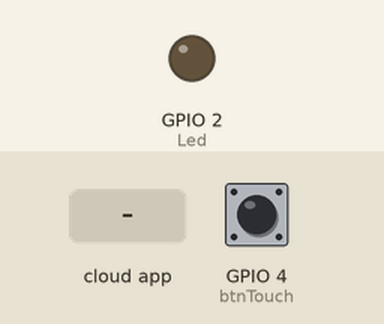
A sketch run on a simulated ESP32. On the bench: output pins drawn as LEDs (lit = HIGH). Dashed ring = blinking. The test bench sets the inputs (shaded band); at power-on: GPIO 4 (btnTouch) LOW. WiFi joins after 1.5 s; servers stay silent unless stated; what the sketch prints to the serial monitor is not drawn.

Above: at 2.7 s.
2.8 s: the phone or cloud app sets timeout to 0
At 3.4 s:
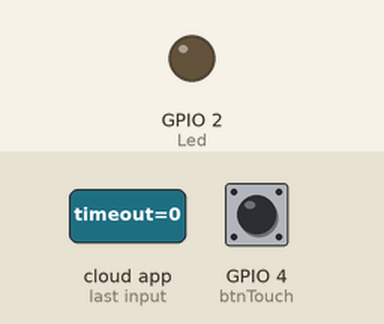
5.1 s: GPIO 4 (btnTouch) pulsed HIGH 2 times (0.12 s each, 0.3 s apart)
7.2 s: GPIO 4 (btnTouch) pulled HIGH for 1 s
9.7 s: GPIO 4 (btnTouch) pulled HIGH for 0.15 s
11.3 s: the phone or cloud app sets timeout to 1
14.3 s: GPIO 4 (btnTouch) driven HIGH
At 16.73 s:
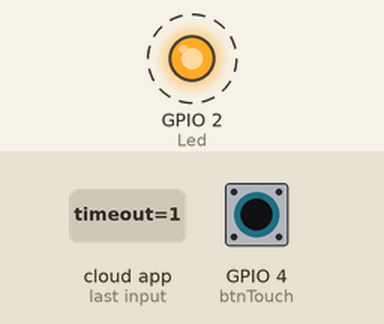
Timing chart, 0 to 18.3 s (numbered marks = the images above; inputs shaded):
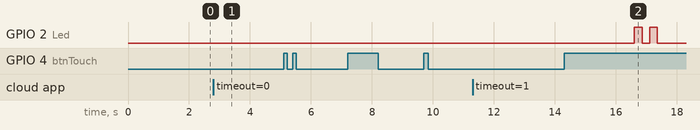

The sketch:

controle_toldo_07.ino
```cpp
/*
<!-- The core Firebase JS SDK is always required and must be listed first -->
<script src="https://www.gstatic.com/firebasejs/8.6.0/firebase-app.js"></script>

<!-- TODO: Add SDKs for Firebase products that you want to use
     https://firebase.google.com/docs/web/setup#available-libraries -->

<script>
  // Your web app's Firebase configuration
  var firebaseConfig = {
    apiKey: "AIzaSyBFlqcoYQ07Xjpc3Bfbhuu799TYyhJI_V0",
    authDomain: "esp32-autocom.firebaseapp.com",
    projectId: "esp32-autocom",
    storageBucket: "esp32-autocom.appspot.com",
    messagingSenderId: "37325631743",
    appId: "1:37325631743:web:b7d9efd61c8c7930141cca"
  };
  // Initialize Firebase
  firebase.initializeApp(firebaseConfig);
</script>
*/
//Bibliotecas para WiFi e OTA
#include <WiFi.h>
#include <WiFiClient.h>
#include <WebServer.h>
#include <Update.h>

//Biblioteca com as funçoes do Firebase
#include <IOXhop_FirebaseESP32.h>

//Biblioteca com as funções de manipulação de JSON
#include <ArduinoJson.h>

// URL da base de dados fornecido pelo Firebase para a conexão http
#define FIREBASE_HOST  "https://esp32-autocom-default-rtdb.firebaseio.com/"
#define FIREBASE_AUTH  "" // Autenticação

const char *ssid     = "Autocom - Corporativo"; // Coloque o nome da sua rede wifi aqui
const char *password = "E3BG6019CA"; // Coloque a sua senha wifi aqui

const int Led = 2; //pino do Led
const int btnTouch = 4;//pino do botão de abertura

const String PATH_STATUS = "/Status"; //Caminho padrão para os comandos no Firebase

int timeOut = 10; //limite de tempo de acionamento do motor
bool btnTouch_executado = true; //indica se o comando da chave "Abrir" foi executado
unsigned long contador = 0;
String id_maquina = "1400/3";
String status_maquina = "OK";
String contador_str = "0";

//marca os instantes para controle de tentativas de conexão com o WiFi
//Valor máximmo alcançado em 50 dias de atividade ((2^32)-1) milissegundos
unsigned long instante = 0;


//intervalo para tentar reconectar no WiFi
unsigned long IntervaloParaTentarReconectar = 2 * 1000;

//Sinaliza a carga do FireBase
bool FireBaseIniciado = false;

// Página HTML para login
const char* loginIndex =
  "<head><meta charset='utf-8'></head>"
  "<form name='loginForm' method='post'>"
  "<table width='30%' bgcolor='00AAAA' align='center'>"
  "<tr>"
  "<td colspan=2>"
  "<center><font size=8><b>Login para ESP32 Fundicao Autocom v1.0</b></font></center>"
  "<br>"
  "</td>"
  "<br>"
  "<br>"
  "</tr>"
  "<td><font size=5>Usuário:<font size=5></td>"
  "<td><input type='text' size=50 name='userid'><br></td>"
  "</tr>"
  "<br>"
  "<br>"
  "<tr>"
  "<td><font size=5>Senha:<font size=5></td>"
  "<td><input type='Password' size=50 name='pwd'><br></td>"
  "<br>"
  "<br>"
  "</tr>"
  "<tr><td><br><br></td></tr>"
  "<tr>"
  "<td><br><br></td>"
  "<td><input type='submit' onclick='check(this.form)' value='Login'></td>"
  "<td><br><br></td>"
  "</tr>"
  "</table>"
  "</form>"
  "<script>"
  "function check(form)"
  "{"
  "if(form.userid.value=='usuario' && form.pwd.value=='senha')"
  "{"
  "window.open('/serverIndex')"
  "}"
  "else"
  "{"
  " alert('Nome ou senha inválidos')/*mostra uma menssagem de erro.*/"
  "}"
  "}"
  "</script>";

//Página do servidor
const char* serverIndex =
"<script src='https://ajax.googleapis.com/ajax/libs/jquery/3.2.1/jquery.min.js'></script>"
"<form method='POST' action='#' enctype='multipart/form-data' id='upload_form'>"
   "<input type='file' name='update'>"
        "<input type='submit' value='Update'>"
    "</form>"
 "<div id='prg'>progress: 0%</div>"
 "<script>"
  "$('form').submit(function(e){"
  "e.preventDefault();"
  "var form = $('#upload_form')[0];"
  "var data = new FormData(form);"
  " $.ajax({"
  "url: '/update',"
  "type: 'POST',"
  "data: data,"
  "contentType: false,"
  "processData:false,"
  "xhr: function() {"
  "var xhr = new window.XMLHttpRequest();"
  "xhr.upload.addEventListener('progress', function(evt) {"
  "if (evt.lengthComputable) {"
  "var per = evt.loaded / evt.total;"
  "$('#prg').html('progress: ' + Math.round(per*100) + '%');"
  "}"
  "}, false);"
  "return xhr;"
  "},"
  "success:function(d, s) {"
  "console.log('success!')"
 "},"
 "error: function (a, b, c) {"
 "}"
 "});"
 "});"
 "</script>";

WebServer server(80); //inicia o servidor

void setup()
{
  //Prepara a saída serial
  Serial.begin(115200);

  //Executa o setup do OTA (Over The Air updates)
  OTAsetup();

  //Ajusta as direções dos GPIO's
  pinMode(Led, OUTPUT);
  pinMode(btnTouch,INPUT);

  digitalWrite(Led, LOW); //inicia o Led de indicação
}

void loop()
{
  verificaWiFi();
  verificaFireBase();
  verificaOsBTNS();
}

// Função que sincroniza o valor do timeOut
//e Direção do ESP32 com o Firebase
void syncFirebase(String value)
{

  Serial.println("Sincronizando . . . ");
  Serial.println("Recebido: " + value);

  int indice = value.lastIndexOf(":") + 1; //procura pela 2ª string ":" no valor recebido
  Serial.println("INDICE: " + String(indice));
  value.remove(0, indice); //remove toda string antes da segunda ":" do valor recebido
  value.remove(value.length(), 1); //remove a "}" chave no fim da string
  Serial.println("TIMEOUT RECEBIDO: " + value); //envia para a serial o valor recebido (para debug)
  timeOut = value.toInt(); //converte a string para um inteiro
  if (timeOut > 60) timeOut = 60; //valor máximo peermitidopara o timeOut
  Serial.println("TIMEOUT: " + String(timeOut) + " (máx. 60s)"); //envia para a serial o novo valor
}

//pisca o led a cada 2x o valor de meioCiclo
void piscarLed(int meioCiclo)
{
  digitalWrite(Led, HIGH);
  delay(meioCiclo);
  digitalWrite(Led, LOW);
  delay(meioCiclo);
}

//Executa a abertura e sincronização
void incrementa_contador ()
{
    contador = contador + 1;
    Serial.println("CONTADOR: " + contador); //envia para a serial qual será a execução.
    Serial.println(" ");
    delay(500); //aguarda meio segundo
    contador_str = String(contador);

    int instante = millis(); //inicia o cronômetro para o timeout
    while ((millis() - instante) < timeOut * 1000) //verifica o estouro do timeout
    {
      piscarLed(250);//pisca o led a cada meio segundo para indicar a execução
    }

    if ((WiFi.status() == WL_CONNECTED) and (FireBaseIniciado == true)) atualizaFireBase("true");
}


//Atualiza o FireBase com os novos estados
void atualizaFireBase(String estado)
{
  StaticJsonBuffer<1> jsonBufferEstado; //reserva de memória para oobjeto JSON que contem os dados dos sensores
  JsonObject& novoEstado = jsonBufferEstado.createObject(); //cria o objeto JSON que conterá os dados dos sensores

  Firebase.set("/Status/IdentificacaoMaquina", id_maquina); //envia para o Firebase
  Firebase.set("Status/IP", WiFi.localIP().toString());
  Firebase.set("Status/Contador", contador_str);
  Firebase.set("Status/Status", status_maquina);

  jsonBufferEstado.clear(); //limpa os objetos JSON criados
}

//verifica a conexão WiFi
void verificaWiFi()
{

  //Enquanto não conectado, faz o Led indicador de rede piscar e envia uma mensagem pela serial
  //(Na inicialização, tentará conectar-se apenas durante aproximadamente 20s, depois desistirá.)

  verificaInstante();
  while ((WiFi.status() != WL_CONNECTED) and ((millis() - instante) < IntervaloParaTentarReconectar))
  {
    Serial.println("Conectando ao WiFi ..." + String(((IntervaloParaTentarReconectar - (millis() - instante)) / 1000)) + "s");
    WiFi.begin(ssid, password);
    delay(1000);
    piscarLed(100);
  }

  delay(2000); //Aguarda 2s
}

//Verifica a carga do FireBase
void verificaFireBase()
{
  if ((WiFi.status() == WL_CONNECTED) and (FireBaseIniciado == false))
  {
    //inicia a conexão com o Firebase
    Firebase.begin(FIREBASE_HOST, FIREBASE_AUTH);
    FireBaseIniciado = true;

    //Inicia a função de callback usando o caminho de COMANDOS
    Firebase.stream(PATH_STATUS, [](FirebaseStream stream)
    {
      String path, value; //Variáveis que recebem o caminho e valor retornado pelo callback

      // Se o evento que vem do callback é de alteração "put"
      if (stream.getEvent() == "put")
      {
        // Obtemos os valores de path e value
        path = stream.getPath();
        value = stream.getDataString();

        if (path.equals("/")) //se é o callback inicial quando a conexão é estabelecida
        {
          // Sincronizamos o valor de timeout
          syncFirebase(value); //executa a função que interpreta o valor recebido e atualiza o timeout
          Serial.println("Firebase sincronizado"); //envia a mensagem pela serial de sincronização
        }

        Serial.println(path + " - " + value); //imprime na serial o caminho e o valor recebido (para debug)

        if (path == "/timeout") //verifica o timeout
        {
          timeOut = value.toInt(); //obtém o valor atual
          if (timeOut > 60) timeOut = 60; //valor máximo peermitido para o timeOut
          Serial.println("Timeout:" + String(timeOut) + " (máx. 60s)"); //envia para a serial o novo valor
        }
      }
    });
  }
}

//Verifica mudanças de estado nos botões
void verificaOsBTNS()
{

  verificaInstante();
  delay(500);
  incrementa_contador();
  if (contador % 2 == 0){
    status_maquina = "OK";
  }
  else {
    status_maquina = "Manutencao";
  }

  while ((millis() - instante) < (5 * IntervaloParaTentarReconectar))
  {
    server.handleClient();
    if ((digitalRead(btnTouch) == HIGH) and (btnTouch_executado == false))
    {
      btnTouch_executado = true;
      incrementa_contador();
    }

    delay(200);//debounce - minimiza os efeitos da rebatida dos botões

    if (digitalRead(btnTouch) == LOW) btnTouch_executado = false; //btnTouch deve se tornar LOW antes de poder ser executado novamente

    delay(200);//debounce - minimiza os efeitos da rebatida dos botões
  }
}

//Verifica se o instante está próximo do overflow
//e se o ESP está executando a muito tempo
void verificaInstante()
{
  // reinicia o ESP uma vez por semana
  const unsigned long intervaloDeRestart = 168 * 60 * 60 * 1000; // 168 horas por semana

  instante = millis();
  //if (instante > (((2 ^ 32) - 1) - (60 * 1000)))
  if (instante > intervaloDeRestart)
  {
    Serial.println("ESP será reiniciado devido ao longo período de funcionamento initerrupto.");
    delay(2000);
    ESP.restart();
  }
}
```

OTA.ino
```cpp
void OTAsetup()
{
  // Conecta no WiFi
  WiFi.begin(ssid, password);
  Serial.println("");

  //aguarda pela conexão
  while (WiFi.status() != WL_CONNECTED) {
    delay(500);
    Serial.print(".");
  }
  Serial.println("");
  Serial.print("Conectado em ");
  Serial.println(ssid);
  Serial.print("Endereço IP: ");
  Serial.println(WiFi.localIP());

//O servidor responde a solicitação de conexão
//enviando a página "loginIndex"
  server.on("/", HTTP_GET, []() {
    server.sendHeader("Connection", "close");
    server.send(200, "text/html", loginIndex);
  });

//O servidor responde a solicitação de conexão
//enviando a página "serverIndex"
  server.on("/serverIndex", HTTP_GET, []() {
    server.sendHeader("Connection", "close");
    server.send(200, "text/html", serverIndex);
  });

//Controla o Upload do firmware
  server.on("/update", HTTP_POST, []() {
    server.sendHeader("Connection", "close");
    server.send(200, "text/plain", (Update.hasError()) ? "ERRO" : "OK");
    ESP.restart();
  }, []() {
    HTTPUpload& upload = server.upload();
    if (upload.status == UPLOAD_FILE_START) {
      Serial.printf("Atualizando: %s\n", upload.filename.c_str());
      if (!Update.begin(UPDATE_SIZE_UNKNOWN)) {
        Update.printError(Serial);
      }
    } else if (upload.status == UPLOAD_FILE_WRITE) {
      //Grava o firmware no ESP
      if (Update.write(upload.buf, upload.currentSize) != upload.currentSize) {
        Update.printError(Serial);
      }
    } else if (upload.status == UPLOAD_FILE_END) {
      //Sinaliza o fim do UPDATE
      if (Update.end(true)) {
        Serial.printf("Atualização bem sucedida: %u\nReiniciando...\n", upload.totalSize);
      } else {
        Update.printError(Serial);
      }
    }
  });

  //inicia o servidor
  server.begin();
}
```

Measured:
- after the input at 2.8 s, GPIO 2 (Led): stays LOW (without the input it goes to HIGH after 1.7 s)
- after the input at 5.1 s, every drawn part: stays the same
- after the input at 7.2 s, every drawn part: stays the same
- after the input at 9.7 s, every drawn part: stays the same
- after the input at 11.3 s, every drawn part: stays the same
